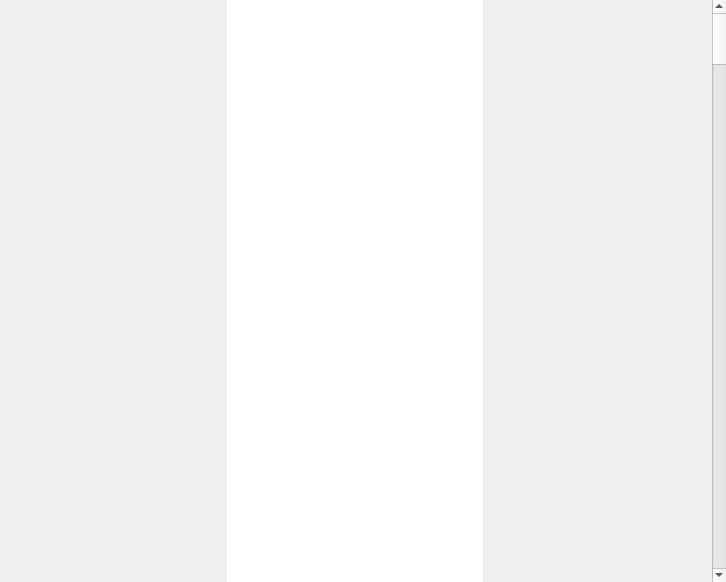
<?xml version="1.0" encoding="UTF-8"?>
<ui version="4.0">
 <class>TextView</class>
 <widget class="QWidget" name="TextView">
  <property name="geometry">
   <rect>
    <x>0</x>
    <y>0</y>
    <width>726</width>
    <height>582</height>
   </rect>
  </property>
  <layout class="QHBoxLayout" name="horizontalLayout">
   <property name="spacing">
    <number>0</number>
   </property>
   <property name="leftMargin">
    <number>0</number>
   </property>
   <property name="topMargin">
    <number>0</number>
   </property>
   <property name="rightMargin">
    <number>0</number>
   </property>
   <property name="bottomMargin">
    <number>0</number>
   </property>
   <item>
    <widget class="QWidget" name="widget" native="true">
     <layout class="QVBoxLayout" name="verticalLayout">
      <property name="leftMargin">
       <number>0</number>
      </property>
      <property name="topMargin">
       <number>0</number>
      </property>
      <property name="rightMargin">
       <number>0</number>
      </property>
      <property name="bottomMargin">
       <number>0</number>
      </property>
      <item>
       <layout class="QHBoxLayout" name="horizontalLayout_2">
        <property name="spacing">
         <number>0</number>
        </property>
        <item>
         <widget class="QWidget" name="textEditHolder" native="true">
          <property name="sizePolicy">
           <sizepolicy hsizetype="Maximum" vsizetype="Preferred">
            <horstretch>0</horstretch>
            <verstretch>0</verstretch>
           </sizepolicy>
          </property>
          <property name="minimumSize">
           <size>
            <width>200</width>
            <height>200</height>
           </size>
          </property>
          <layout class="QHBoxLayout" name="horizontalLayout_3">
           <property name="spacing">
            <number>0</number>
           </property>
           <property name="leftMargin">
            <number>0</number>
           </property>
           <property name="topMargin">
            <number>0</number>
           </property>
           <property name="rightMargin">
            <number>0</number>
           </property>
           <property name="bottomMargin">
            <number>0</number>
           </property>
           <item>
            <widget class="TextEdit" name="textEdit">
             <property name="sizePolicy">
              <sizepolicy hsizetype="Expanding" vsizetype="Expanding">
               <horstretch>0</horstretch>
               <verstretch>0</verstretch>
              </sizepolicy>
             </property>
             <property name="frameShape">
              <enum>QFrame::NoFrame</enum>
             </property>
             <property name="frameShadow">
              <enum>QFrame::Plain</enum>
             </property>
             <property name="lineWidth">
              <number>0</number>
             </property>
             <property name="verticalScrollBarPolicy">
              <enum>Qt::ScrollBarAlwaysOff</enum>
             </property>
             <property name="horizontalScrollBarPolicy">
              <enum>Qt::ScrollBarAlwaysOff</enum>
             </property>
             <property name="autoFormatting">
              <set>QTextEdit::AutoBulletList</set>
             </property>
            </widget>
           </item>
           <item>
            <widget class="SizeHandle" name="sizeHandle" native="true">
             <property name="sizePolicy">
              <sizepolicy hsizetype="Fixed" vsizetype="Preferred">
               <horstretch>0</horstretch>
               <verstretch>0</verstretch>
              </sizepolicy>
             </property>
             <property name="minimumSize">
              <size>
               <width>2</width>
               <height>0</height>
              </size>
             </property>
             <property name="maximumSize">
              <size>
               <width>2</width>
               <height>16777215</height>
              </size>
             </property>
             <property name="cursor">
              <cursorShape>SizeHorCursor</cursorShape>
             </property>
             <property name="mouseTracking">
              <bool>true</bool>
             </property>
            </widget>
           </item>
          </layout>
         </widget>
        </item>
       </layout>
      </item>
     </layout>
    </widget>
   </item>
   <item>
    <widget class="QScrollBar" name="verticalScrollBar">
     <property name="orientation">
      <enum>Qt::Vertical</enum>
     </property>
    </widget>
   </item>
  </layout>
 </widget>
 <customwidgets>
  <customwidget>
   <class>TextEdit</class>
   <extends>QTextEdit</extends>
   <header>text/textedit.h</header>
  </customwidget>
  <customwidget>
   <class>SizeHandle</class>
   <extends>QWidget</extends>
   <header>sizehandle.h</header>
   <container>1</container>
  </customwidget>
 </customwidgets>
 <resources/>
 <connections/>
</ui>
